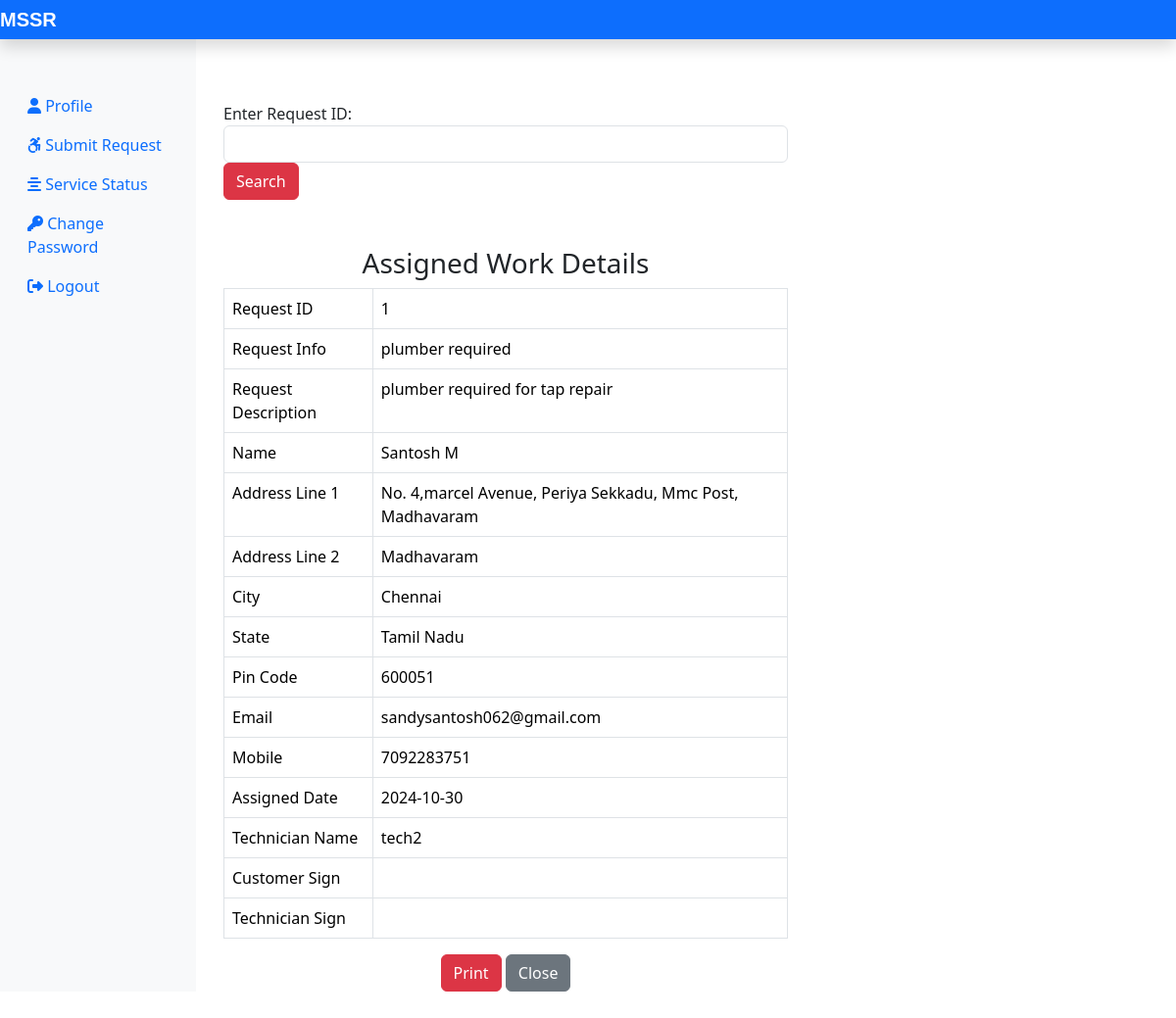
Screenshot of /Customer/CheckStatus.php?checkid=1 (signed in) with the database file from the repository.
### tables this page shows
CREATE TABLE `assignwork_tb` (
  `rno` int(11) NOT NULL,
  `request_id` int(11) NOT NULL,
  `request_info` text NOT NULL,
  `request_desc` text NOT NULL,
  `requester_name` varchar(60) NOT NULL,
  `requester_add1` text NOT NULL,
  `requester_add2` text NOT NULL,
  `requester_city` varchar(60) NOT NULL,
  `requester_state` varchar(60) NOT NULL,
  `requester_zip` int(11) NOT NULL,
  `requester_email` varchar(60) NOT NULL,
  `requester_mobile` bigint(11) NOT NULL,
  `assign_tech` varchar(60) NOT NULL,
  `assign_date` date NOT NULL
);

### Customer/CheckStatus.php (the view, shortened to what this page needs)
<?php
include('includes/header.php');
include('../dbConnection.php');
?>
<div class="col-sm-6 mt-5 mx-3">
  <form action="" class="mt-3 form-inline d-print-none">
    <div class="form-group mr-3">
      <label for="checkid">Enter Request ID: </label>
      <input type="text" class="form-control ml-3" id="checkid" name="checkid" onkeypress="isInputNumber(event)">
    </div>
    <button type="submit" class="btn btn-danger">Search</button>
  </form>
  <?php
  if (isset($_REQUEST['checkid'])) {
    $sql = "SELECT * FROM assignwork_tb WHERE request_id = {$_REQUEST['checkid']}";
    $result = $conn->query($sql);
    if ($result->num_rows > 0) {
        $row = $result->fetch_assoc(); ?>
        <h3 class="text-center mt-5">Assigned Work Details</h3>
        <table class="table table-bordered">
          <tbody>
            <tr><td>Request ID</td><td><?php echo $row['request_id']; ?></td></tr>
            <tr><td>Request Info</td><td><?php echo $row['request_info']; ?></td></tr>
            <tr><td>Request Description</td><td><?php echo $row['request_desc']; ?></td></tr>
            <tr><td>Name</td><td><?php echo $row['requester_name']; ?></td></tr>
            <tr><td>Address Line 1</td><td><?php echo $row['requester_add1']; ?></td></tr>
            <tr><td>Address Line 2</td><td><?php echo $row['requester_add2']; ?></td></tr>
            <tr><td>City</td><td><?php echo $row['requester_city']; ?></td></tr>
            <tr><td>State</td><td><?php echo $row['requester_state']; ?></td></tr>
            <tr><td>Pin Code</td><td><?php echo $row['requester_zip']; ?></td></tr>
            <tr><td>Email</td><td><?php echo $row['requester_email']; ?></td></tr>
            <tr><td>Mobile</td><td><?php echo $row['requester_mobile']; ?></td></tr>
            <tr><td>Assigned Date</td><td><?php echo $row['assign_date']; ?></td></tr>
            <tr><td>Technician Name</td><td><?php echo $row['assign_tech']; ?></td></tr>
            <tr><td>Customer Sign</td><td></td></tr>
            <tr><td>Technician Sign</td><td></td></tr>
          </tbody>
        </table>
        <div class="text-center">
          <form class="d-print-none d-inline mr-3"><input class="btn btn-danger" type="button" value="Print" onClick="window.print()"></form>
          <form class="d-print-none d-inline" action="CheckStatus.php"><input class="btn btn-secondary" type="submit" value="Close"></form>
        </div>
    <?php
    } else {
        echo '<div class="alert alert-dark mt-4" role="alert">
        Your Request is Still Pending. Please check back later. </div>';
    }
 }
 ?>
</div>
<?php
include('includes/footer.php');
?>

### rows the page displays
assignwork_tb: request "1", request_info "plumber required", request_desc "plumber required for tap repair", requester_name "Santosh M", requester_add1 "No. 4,marcel Avenue, Periya Sekkadu, Mmc Post, Madhavaram", requester_add2 "Madhavaram", requester_city "Chennai", requester_state "Tamil Nadu", requester_zip "600051", requester_email "sandysantosh062@gmail.com", requester_mobile "7092283751", assign_date "2024-10-30", assign_tech "tech2"
